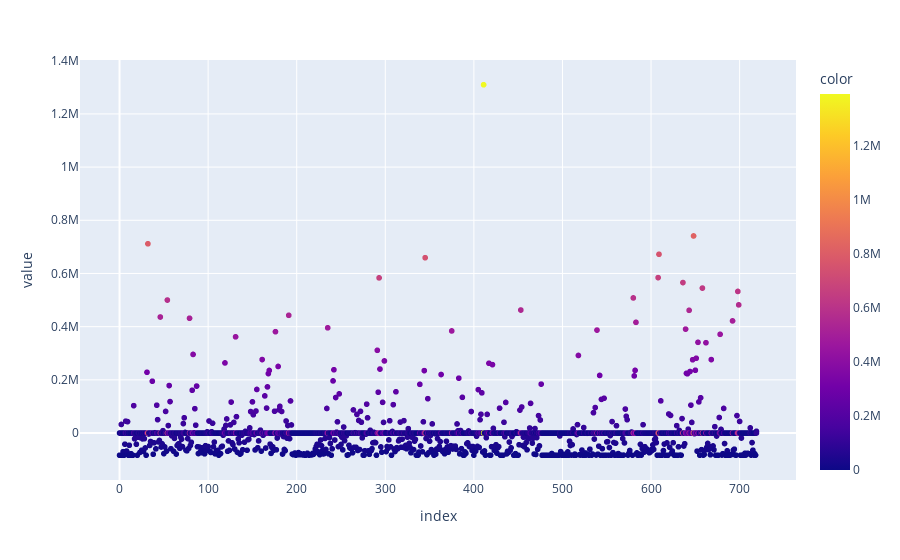

The notebook cell this image was saved under:
### Code cell
df = matrix_with_counts
pca = PCA(n_components=2)
components = pca.fit_transform(final_array)
features = df['Non_redundant']
labels = {
    str(i): f"PC {i+1} ({var:.1f}%)"
    for i, var in enumerate(pca.explained_variance_ratio_ * 100)
}

fig = px.scatter(components, labels=labels, color = features)
#fig.update_traces(diagonal_visible=False)
fig.show()

### Figure 1 — Plotly figure (JSON) as saved in the notebook; plotly's stock layout.template omitted (floating-point values rounded to 4 significant figures; data arrays with more than 128 entries replaced by an {"elided": "..."} marker saying what was removed)
{"data": [{"hovertemplate": "index=%{x}<br>value=%{y}<br>color=%{marker.color}<extra></extra>", "legendgroup": "", "marker": {"color": {"elided": "1440 int values"}, "coloraxis": "coloraxis", "symbol": "circle"}, "mode": "markers", "name": "", "showlegend": false, "type": "scattergl", "x": {"elided": "1440 int values"}, "xaxis": "x", "y": {"elided": "1440 float values"}, "yaxis": "y"}], "layout": {"coloraxis": {"colorbar": {"title": {"text": "color"}}, "colorscale": [[0, "#0d0887"], [0.1111, "#46039f"], [0.2222, "#7201a8"], [0.3333, "#9c179e"], [0.4444, "#bd3786"], [0.5556, "#d8576b"], [0.6667, "#ed7953"], [0.7778, "#fb9f3a"], [0.8889, "#fdca26"], [1, "#f0f921"]]}, "legend": {"tracegroupgap": 0}, "margin": {"t": 60}, "xaxis": {"anchor": "y", "domain": [0, 1], "title": {"text": "index"}}, "yaxis": {"anchor": "x", "domain": [0, 1], "title": {"text": "value"}}}}
